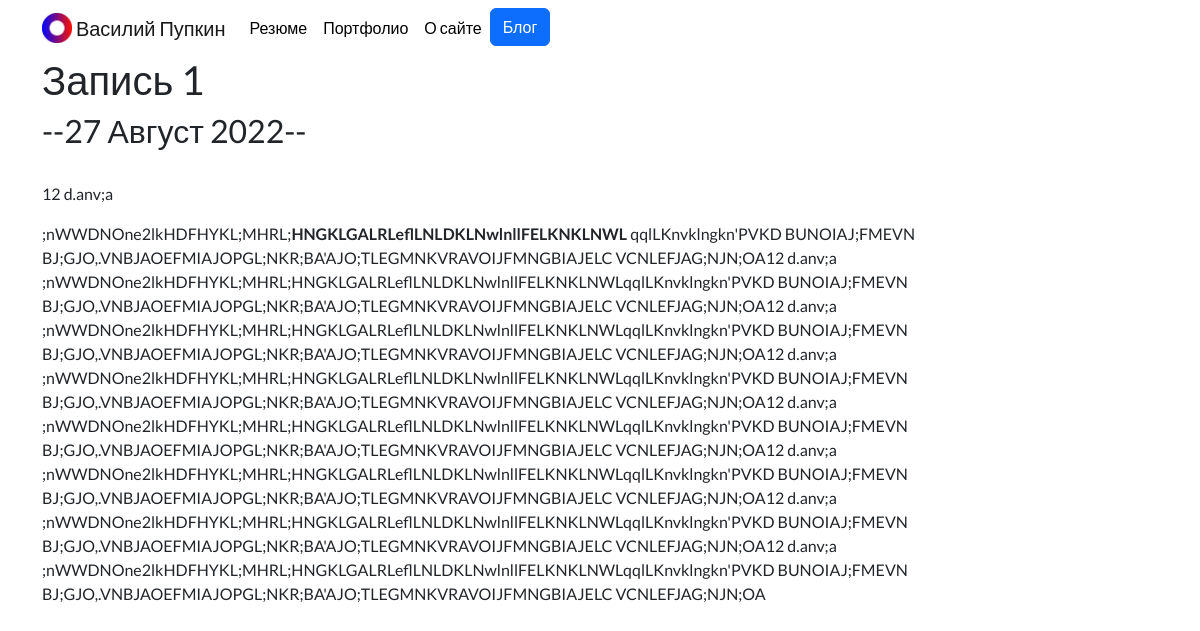
Page /blog/1/ on the committed database.
### blog/models.py (models this page shows, shortened)
class Blog(models.Model):
    title = models.CharField(max_length=200)
    data_blog = models.DateField()
    description = models.TextField()

### blog/views.py (the view)
# urls.py: path("<int:blog_id>/", views.detail, name='detail'),
def detail(request, blog_id):
    blog = get_object_or_404(Blog, pk=blog_id)
    return render(request, 'blog/detail.html', {'blog':blog})

### blog/templates/blog/detail.html
{% extends 'portfolio/base.html' %}
{% block content %}
<body>
<h1>{{ blog.title}}</h1>
<h2>--{{ blog.data_blog|date:"j F Y" }}--</h2>
<br>
{{ blog.description|safe }}
</body>
</html>
{% endblock %}

### portfolio/static/portfolio/custom.css (style rules this page uses)
body { font-family: 'Lato', sans-serif; }

### rows in the picture
Blog: title "Запись 1", data_blog "27 Август 2022", description "12 d.anv;a ;nWWDNOne2lkHDFHYKL;MHRL; HNGKLGALRLeflLNLDKLNwlnllFELKNKLNWL qqlLKnvklngkn'PVKD BUNOIAJ;FMEVN BJ;GJO,.VNBJAOEFMIAJOPGL;NKR;BA'AJO;TLEGMNKVRAVOIJFMNGBIAJELC VCNLEFJAG;NJN;OA12 d.anv;a ;nWWDNOne2lkHDFHYKL;MHRL;HNGKLGALRLeflLNLDKLNwlnllFELKNKLNWLqqlLKnvklngkn'PVKD BUNOIAJ;FMEVN BJ;GJO,.VNBJAOEFMIAJOPGL;NKR;BA'AJO;TLEGMNKVRAVOIJFMNGBIAJELC VCNLEFJAG;NJN;OA12 d.anv;a ;nWWDNOne2lkHDFHYKL;MHRL;HNGKLGALRLeflLNLDKLNwlnllFELKNKLNWLqqlLKnvklngkn'PVKD BUNOIAJ;FMEVN BJ;GJO,.VNBJAOEFMIAJOPGL;NKR;BA'AJO;TLEGMNKVRAVOIJFMNGBIAJELC VCNLEFJAG;NJN;OA12 d.anv;a ;nWWDNOne2lkHDFHYKL;MHRL;HNGKLGALRLeflLNLDKLNwlnllFELKNKLNWLqqlLKnvklngkn'PVKD BUNOIAJ;FMEVN…"
